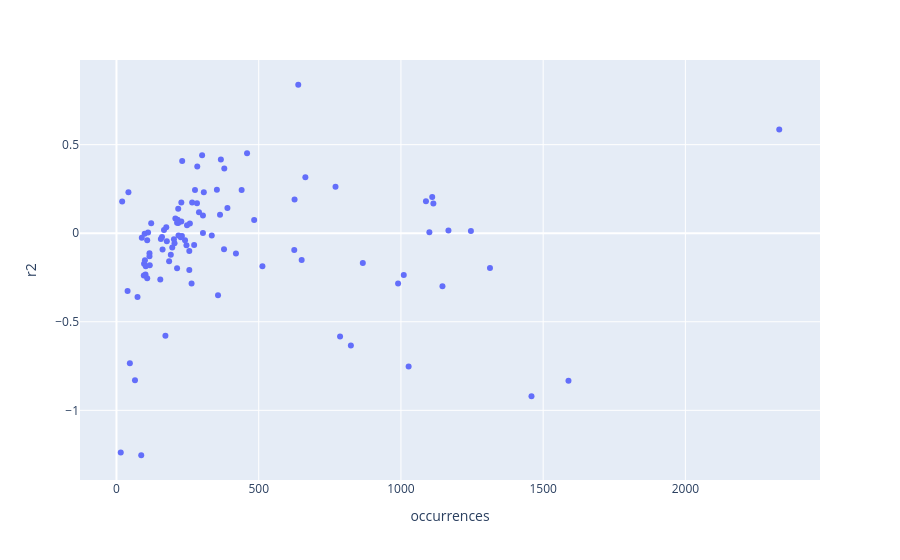

Notebook code cell kept with this figure:
### Code cell
fig = px.scatter(df, x="occurrences", y="r2", hover_data = "species")
fig.show()

### Figure 1 — Plotly figure (JSON) as saved in the notebook; plotly's stock layout.template omitted (floating-point values rounded to 4 significant figures)
{"data": [{"customdata": [["Notolabrus parilus"], ["Notolabrus tetricus"], ["Caesioperca rasor"], ["Acanthochromis polyacanthus"], ["Pomacentrus moluccensis"], ["Coris auricularis"], ["Halichoeres melanurus"], ["Pomacentrus wardi"], ["Chrysiptera rollandi"], ["Chelmonops curiosus"], ["Atypichthys strigatus"], ["Ctenochaetus striatus"], ["Pseudogoniistius nigripes"], ["Zebrasoma scopas"], ["Siganus doliatus"], ["Scolopsis bilineata"], ["Pomacentrus imitator"], ["Parupeneus multifasciatus"], ["Pempheris klunzingeri"], ["Chaetodon aureofasciatus"], ["Chaetodon lunulatus"], ["Caesio cuning"], ["Pycnochromis iomelas"], ["Lutjanus carponotatus"], ["Chlorurus sordidus"], ["Neopomacentrus azysron"], ["Trachinops taeniatus"], ["Labroides dimidiatus"], ["Coris batuensis"], ["Halichoeres brownfieldi"], ["Gomphosus varius"], ["Scorpis aequipinnis"], ["Scorpis lineolata"], ["Amblyglyphidodon curacao"], ["Pomacentrus amboinensis"], ["Notolabrus fucicola"], ["Neopomacentrus bankieri"], ["Thalassoma hardwicke"], ["Stegastes lacrymatus"], ["Forcipiger flavissimus"], ["Centropyge vrolikii"], ["Pomacentrus lepidogenys"], ["Notolabrus gymnogenis"], ["Chromis hypsilepis"], ["Parma mccullochi"], ["Parma unifasciata"], ["Scarus niger"], ["Hemigymnus melapterus"], ["Zebrasoma velifer"], ["Ophthalmolepis lineolatus"], ["Acanthurus nigrofuscus"], ["Paracirrhites arcatus"], ["Abudefduf bengalensis"], ["Pomacentrus adelus"], ["Zanclus cornutus"], ["Olisthops cyanomelas"], ["Parma victoriae"], ["Dischistodus perspicillatus"], ["Pycnochromis atripes"], ["Centropyge bispinosa"], ["Scarus rivulatus"], ["Pseudocheilinus hexataenia"], ["Cheilodipterus quinquelineatus"], ["Oxycheilinus unifasciatus"], ["Koumansetta rainfordi"], ["Ctenochaetus binotatus"], ["Cephalopholis boenak"], ["Chaetodon pelewensis"], ["Pictilabrus laticlavius"], ["Plectropomus leopardus"], ["Thalassoma lunare"], ["Parma microlepis"], ["Amblygobius phalaena"], ["Pycnochromis margaritifer"], ["Chromis viridis"], ["Cephalopholis urodeta"], ["Chaetodon citrinellus"], ["Cephalopholis cyanostigma"], ["Chaetodon plebeius"], ["Halichoeres hortulanus"], ["Girella zebra"], ["Pomacanthus sexstriatus"], ["Pomacentrus philippinus"], ["Parma occidentalis"], ["Naso lituratus"], ["Achoerodus viridis"], ["Halichoeres biocellatus"], ["Parapercis haackei"], ["Monotaxis grandoculis"], ["Pomacentrus brachialis"], ["Chromis nitida"], ["Cheilinus fasciatus"], ["Dascyllus reticulatus"], ["Cheilinus chlorourus"], ["Dischistodus prosopotaenia"], ["Trachinops caudimaculatus"], ["Pycnochromis agilis"], ["Pseudochromis fuscus"], ["Morwong fuscus"], ["Parupeneus barberinus"]], "hovertemplate": "occurrences=%{x}<br>r2=%{y}<br>species=%{customdata[0]}<extra></extra>", "legendgroup": "", "marker": {"color": "#636efa", "symbol": "circle"}, "mode": "markers", "name": "", "orientation": "v", "showlegend": false, "type": "scatter", "x": [639, 2330, 1114, 379, 459, 626, 301, 231, 284, 390, 1088, 367, 1313, 290, 217, 440, 20, 353, 335, 213, 228, 228, 65, 256, 484, 215, 664, 1110, 266, 357, 304, 1027, 1167, 217, 307, 1010, 122, 283, 304, 97, 177, 218, 1100, 513, 625, 770, 196, 264, 202, 1146, 364, 102, 207, 103, 276, 1459, 990, 39, 99, 160, 246, 154, 213, 47, 167, 258, 89, 100, 1589, 162, 1246, 824, 175, 248, 117, 74, 241, 116, 230, 256, 786, 185, 42, 273, 96, 651, 87, 172, 108, 226, 116, 204, 378, 191, 111, 420, 15, 156, 866, 108], "xaxis": "x", "y": [0.8383, 0.5853, 0.1675, 0.3658, 0.452, 0.1903, 0.4406, 0.4072, 0.3764, 0.1421, 0.1803, 0.4161, -0.197, 0.1178, 0.1378, 0.2438, 0.1787, 0.2454, -0.01293, -0.1978, 0.06572, 0.1739, -0.8305, -0.09994, 0.07466, 0.07639, 0.3161, 0.2043, 0.1733, -0.3498, 0.09948, -0.7527, 0.01501, 0.05817, 0.231, -0.2359, 0.05671, 0.1688, 0.001504, -0.1722, -0.04581, -0.0131, 0.005268, -0.1858, -0.09475, 0.2628, -0.08079, -0.2835, -0.0339, -0.2992, 0.1043, -0.2325, 0.08277, -0.1861, 0.2444, -0.9204, -0.2832, -0.3263, -0.002411, -0.02197, -0.06723, -0.2616, 0.05901, -0.7347, 0.01848, 0.05484, -0.0249, -0.1528, -0.8329, -0.09125, 0.01239, -0.6346, 0.03312, 0.04504, -0.1814, -0.36, -0.04022, -0.1138, -0.01567, -0.2079, -0.5827, -0.1578, 0.231, -0.06643, -0.2381, -0.1518, -1.254, -0.5789, -0.03899, -0.02341, -0.1303, -0.05592, -0.09106, -0.1209, 0.004754, -0.1145, -1.238, -0.03223, -0.1688, -0.2543], "yaxis": "y"}], "layout": {"legend": {"tracegroupgap": 0}, "margin": {"t": 60}, "xaxis": {"anchor": "y", "domain": [0, 1], "title": {"text": "occurrences"}}, "yaxis": {"anchor": "x", "domain": [0, 1], "title": {"text": "r2"}}}}
